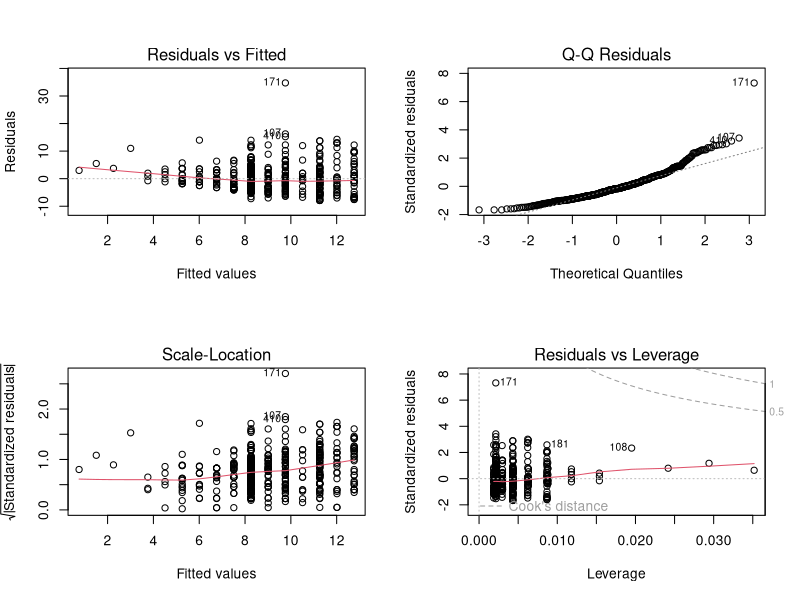
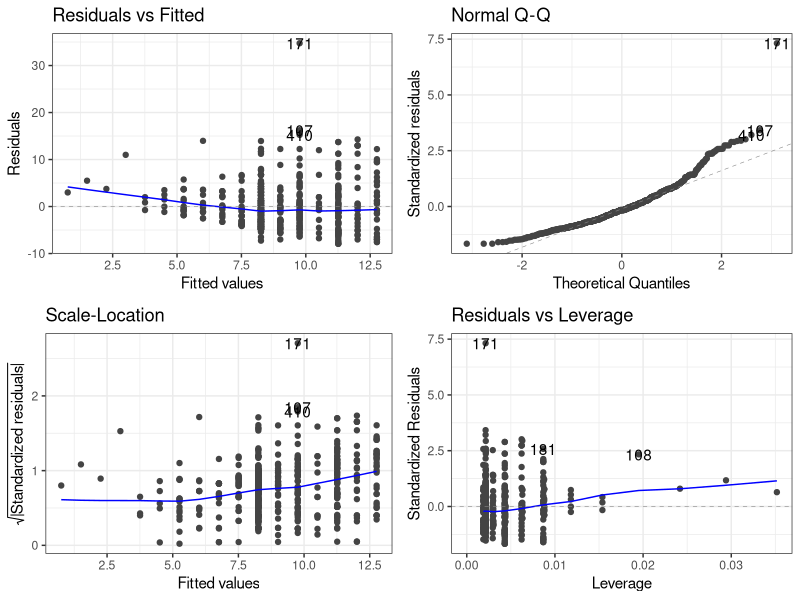
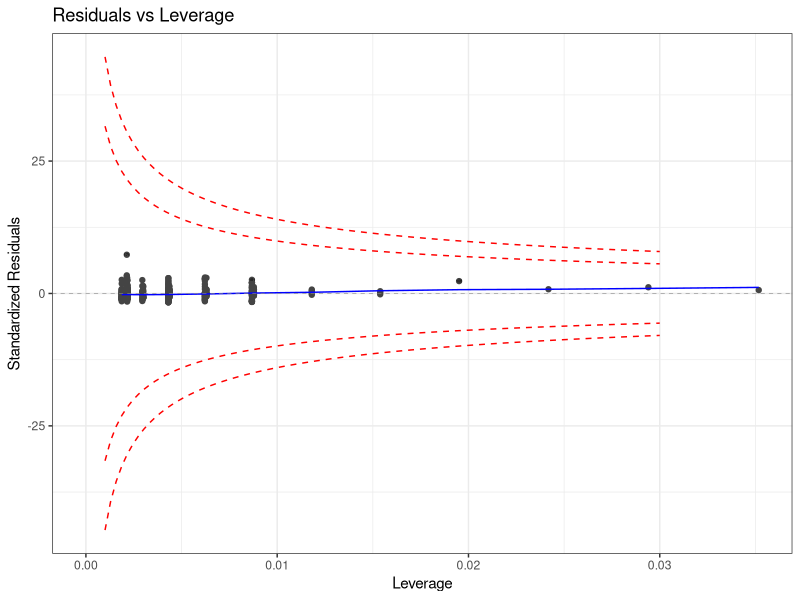
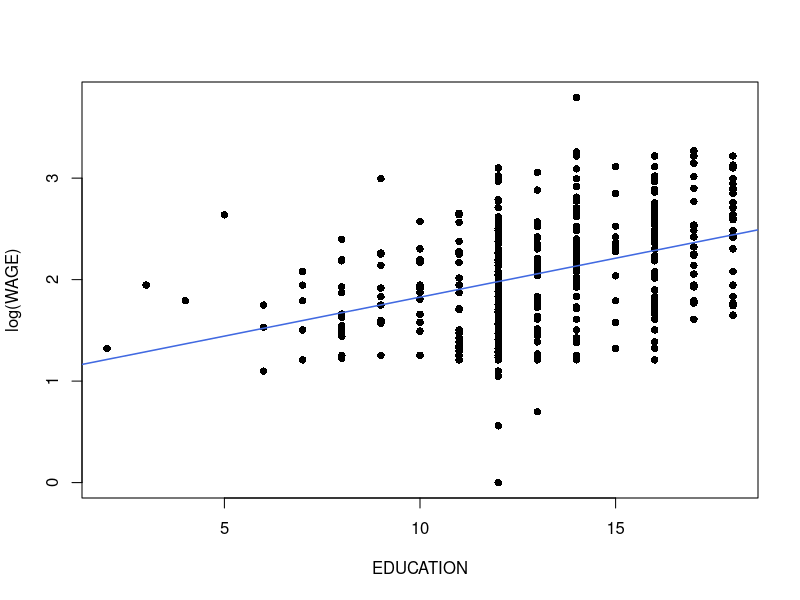
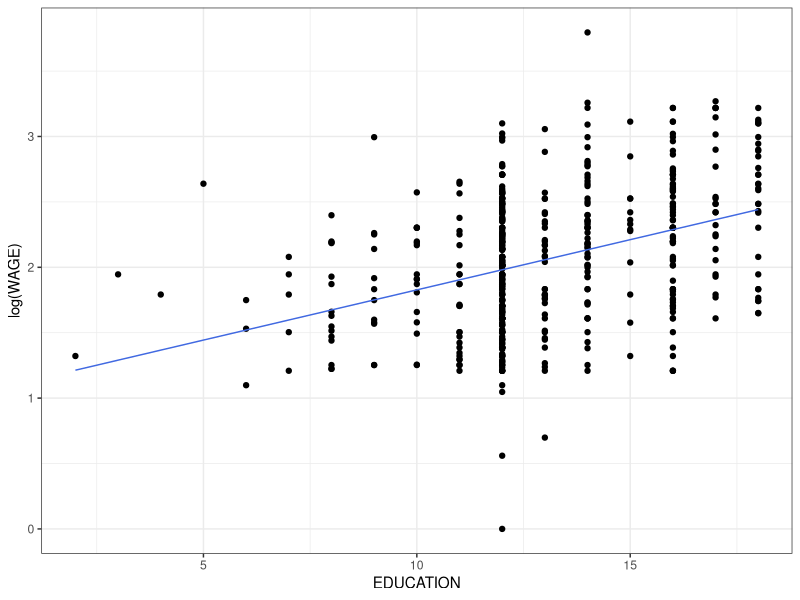
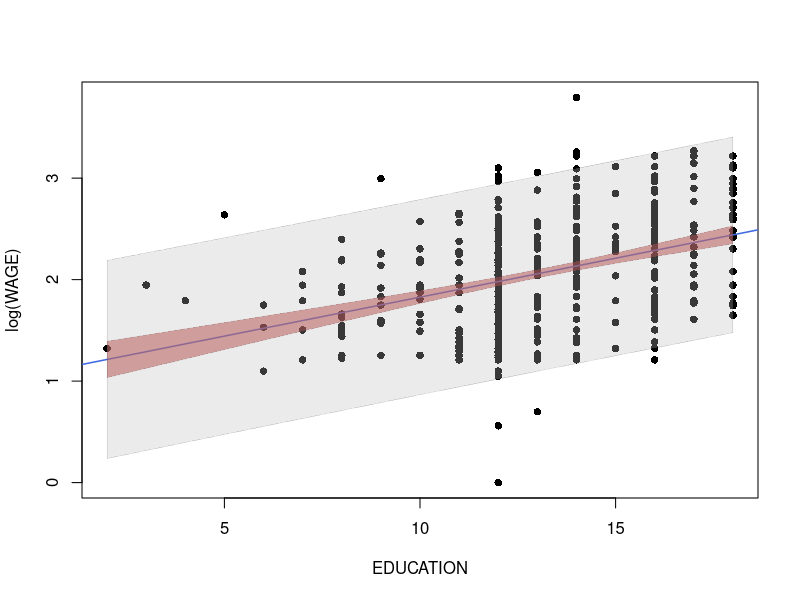
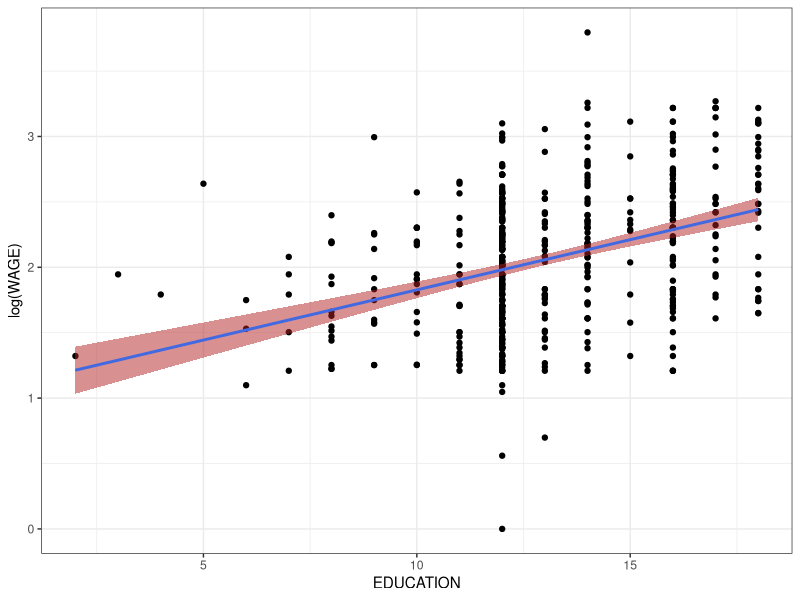
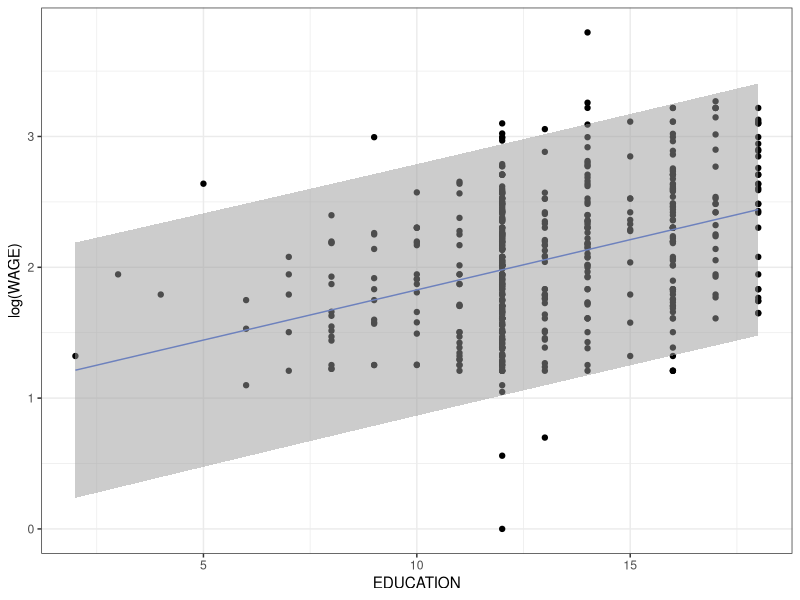

Recreate these plots in R, in order.
# ----------------------------------------
# Chap. n°1 : Regression lineaire simple
# ----------------------------------------

# Chargement des packages utiles
library(ggplot2)
library(ggfortify)
library(gridExtra)
library(scales) 

# Chargement des donnees en specifiant le type des variables
donnees <- read.table("../data/wagesmicrodata.csv", sep = ";", dec = ",", header = TRUE, 
                      colClasses = c(rep("numeric", 2), "factor", 
                                     rep("numeric" , 3), rep("factor", 6)))


# ----------------------------------------
# ---------- Resumes numeriques ----------
# ----------------------------------------

# Moyenne empirique pour la colonne EDUCATION
x_bar <- mean(donnees$EDUCATION)
# Moyenne empirique pour la colonne WAGE
y_bar <- mean(donnees$WAGE)
# Coefficient de correlation empirique
rho_xy <- cor(donnees$EDUCATION, donnees$WAGE)

# Test de significativite de la correlation empirique
cor.test(donnees$EDUCATION, donnees$WAGE)


# ----------------------------------------
# --------- Ajustement du modele ---------
# ----------------------------------------

# Regression lineaire simple
# --- Variable reponse = WAGE
# --- Variable explicative = EDUCATION
reg <- lm(WAGE ~ EDUCATION, data = donnees)

# Nom des elements contenus dans reg
names(reg)

# Estimation des coefficient de regression
reg$coefficients # ou coef(reg)

# Valeur ajustees
reg$fitted.values # ou fitted(reg)

# Residus observes
reg$residuals # ou resid(reg)

# Estimation de la variance du bruit
summary(reg)$sigma^2


# ----------------------------------------
# ------ Validation des hypotheses -------
# ----------------------------------------

# Graphiques (version basique)
# --- Creation d'une fenetre graphique pour 4 graphes (2 lignes, 2 colonnes)
par(mfrow = c(2, 2))
plot(reg)
# --- Retour vers une fenetre graphique standard (1 ligne, 1 colonne)
par(mfrow = c(1, 1))

# -------------------------- Pour plus tard ----------------------------------------

# Graphiques (version ggplot)
# --- la commande theme_bw() permet d'avoir un flond bland avec une grille (optionnel)
autoplot(reg) + theme_bw()

# Par défaut ggplot ne trace pas la bande associee a la distance de Cook de 1 ou 0.5
# --- Fonction donnant la borne superieure pour une distance de Cook de d et un levier h
cd_cont_pos <- function(h , d, model) {
  sqrt(d * (length(coef(model) + 1)) * (1 - h)^2 / h)
}
# --- Fonction donnant la borne inferieure pour une distance de Cook de d et un levier h
cd_cont_neg <- function(leverage, d, model) {
  -cd_cont_pos(leverage, d, model)
}
# --- Largeur de fenetre pour x et y
x_lim = c(.001, .03)

# --- Graphique Residuals vs Leverage
pl <- autoplot(reg, which = 5, ncol = 1, label.size = 1) + theme_bw()
# --- Ajout de la borne superieure pour d = .5
pl <- pl + stat_function(fun = cd_cont_pos, args = list(d = 0.5, model = reg), 
                xlim = x_lim, lty = 2, colour = "red")
# --- Ajout de la borne inferieure pour d = .5
pl <- pl + stat_function(fun = cd_cont_neg, args = list(d = 0.5, model = reg), 
                           xlim = x_lim, lty = 2, colour = "red") 
# --- Ajout de la borne superieure pour d = 1
pl <- pl + stat_function(fun = cd_cont_pos, args = list(d = 1, model = reg), 
                xlim = x_lim, lty = 2, colour = "red") 
# --- Ajout de la borne inferieure pour d = 1
pl <- pl + stat_function(fun = cd_cont_neg, args = list(d = 1, model = reg), 
                xlim = x_lim, lty = 2, colour = "red")
# --- Affichage du graphique
print(pl)

# ----------------------------------------------------------------------------------


# ----------------------------------------
# ------ Transformation des donnees ------
# ----------------------------------------

reg <- lm(log(WAGE) ~ EDUCATION, data = donnees)


# ----------------------------------------
# --------- Droite de regression ---------
# ----------------------------------------

# Graphiques (version basique)
# --- Nuage de points
plot(donnees$EDUCATION, log(donnees$WAGE),
     # Parametres graphique,
     xlab = "EDUCATION", ylab = "log(WAGE)", pch = 16)
# --- Ajout de la droite de regression
abline(a = reg$coefficients[1], b = reg$coefficients[2],
       # Parametres graphiques
       lwd = 1.5, col = "royalblue")

# -------------------------- Pour plus tard ----------------------------------------

# Graphique (version ggplot)
# --- Creation d'un tableau contenant les donnees initiales et les valeurs ajustees
df <- data.frame(donnees[, c("WAGE", "EDUCATION")], ADJ.VAL = reg$fitted.values)
# --- Creation du spport graphique
pl1 <- ggplot(data = df, aes_string(x = "EDUCATION", y = "log(WAGE)")) + theme_bw()
# --- Ajout du nuage de points
pl1 <- pl1 + geom_point() 
# --- Ajout de la droite de regression
pl1 <- pl1 + geom_line(data = df, aes(y = ADJ.VAL), col = "royalblue")
# --- Affichage du graphique
print(pl1)

# ----------------------------------------------------------------------------------


# ----------------------------------------
# ------- Intervalles de confiance -------
# ----------------------------------------

# Parametres de regression
confint(reg, level = .97)

# Variance du bruit
alpha <- .05
n <- nrow(donnees)
# --- Estimation de la variance
S2 <- summary(reg)$sigma^2
# --- Intervalle de confiance de niveau 1 - alpha
(n - 2) * S2 / (qchisq(c(1 - alpha/2, alpha/2), n - 2))


# ----------------------------------------
# -------- Bilan de la regression --------
# ----------------------------------------

summary(reg)
# Residuals : quartiles associés aux résidus observés

# Coefficients : l'estimation des coefficients : 
#                a (pente = Variable explicative), 
#                b (ordonnée à l'origine = Intercept)
# --- Estimate = estimation du parametre
# --- Std. Error = estimation de l'écart type (racine carré de la variance) de l'estimateur
# --- t value = valeur de la statistique de test (Test de Student sur la nullité du coefficient)
# --- Pr(>|t|) = p-valeur pour le test de Student sur la nullité du coefficient
# ------ Si la p-valeur est inferieure a 5%, on rejette H0 (le coefficient n'est pas nul) 

# Residual standard error = estimation de l'écart type du bruit

# Multiple R-squared = coefficient de determination
# Adjusted R-sqaured = coefficient de determination ajuste

# F-statistic = valeur de la statistique de test pour le test de Fisher global
# p-value = p-valeur pour le test de Fisher global
# ------ Si la p-valeur est inferieure a 5%, on rejette H0 (le modèle de regression est pertinent) 
# ------ Dans le cas de la regression simple ce test est redondant avec le test de Student.


# ----------------------------------------
# ---------- Capacite predictive ---------
# ----------------------------------------

# Acces au coefficient de determination
summary(reg)$r.squared
# Acces au coefficient de determination ajuste
summary(reg)$adj.r.squared


# ----------------------------------------
# -------------- Predictions -------------
# ----------------------------------------

# Nouvelles valeurs de la variable explicative
# --- la colonne du data.frame DOIT avoir le meme nom que dans les donnees initiales
x_new <- data.frame("EDUCATION" = c(3, 5, 12))

# Valeurs predites
predict(reg, newdata = x_new)

# Valeurs predites et estimation de la variance du predicteur
predict(reg, newdata = x_new, se.fit = TRUE)

# Valeurs predites et intervalles de confiance associes
predict(reg, newdata = x_new, interval = "confidence")

# Valeurs predites et erreur de prediction
predict(reg, newdata = x_new, interval = "prediction", level = .95)



# Graphiques (version basique)
# --- Grille de valeurs pour la prediction
x_pred <- data.frame("EDUCATION" = 2:18)
# --- Predictions et intervalles de confiance associes
conf_int <- predict(reg, newdata = x_pred, interval = "confidence")
# --- Predictions et intervalles de prediction
pred_int <- predict(reg, newdata = x_pred, interval = "prediction")
# --- Nuage de points
plot(donnees$EDUCATION, log(donnees$WAGE),
     # Parametres graphique,
     xlab = "EDUCATION", ylab = "log(WAGE)", pch = 16)
# --- Ajout de la droite de regression
abline(a = reg$coefficients[1], b = reg$coefficients[2],
       # Parametres graphiques
       lwd = 1.5, col = "royalblue")
# --- Ajout de la bande de confiance
polygon(x = c(x_pred$EDUCATION, rev(x_pred$EDUCATION)), 
        y = c(conf_int[, "upr"], rev(conf_int[, "lwr"])), 
        lwd = .1, col = alpha('firebrick', .5))
# --- Ajout de l'intervalle de prediction
polygon(x = c(x_pred$EDUCATION, rev(x_pred$EDUCATION)), 
        y = c(pred_int[, "upr"], rev(pred_int[, "lwr"])), 
        lwd = .1, col = alpha('grey', .3))


# -------------------------- Pour plus tard ----------------------------------------

# Graphiques (version ggplot) 
# --- ajout de la bande de confiance sur le graphe pl1 (c.f. plus haut)
pl1 + geom_smooth(data = df, method = "lm", col = "royalblue", fill = "firebrick", alpha = 0.5)

# --- ajout de l'erreur de prediction sur le graphe pl1 (c.f. plus haut)
# ------ Le plus simple est d'ajouter l'erreur de prediction pour toutes
# ------ les valeurs de la variable explicative presentes dans les donnees
# Remarque = il est normal d'obtenir un warning en procedant ainsi
df <- data.frame(df, predict(reg, interval = "prediction"))
pl1 + geom_smooth(data = df, aes(ymin = lwr, ymax = upr), stat = "identity", 
                  linetype = 0, alpha = 0.5)

# --- Version alternative
df_pred <- data.frame(EDUCATION = x_pred, pred_int)
# --- On cree une colonne WAGE artificielle utile pour la fonction geom_smooth
df_pred$WAGE <- exp(df_pred$fit)
pl1 + geom_smooth(data = df_pred, aes(ymin = lwr, ymax = upr), stat = "identity", 
                  alpha = 0.5)

# ----------------------------------------------------------------------------------
